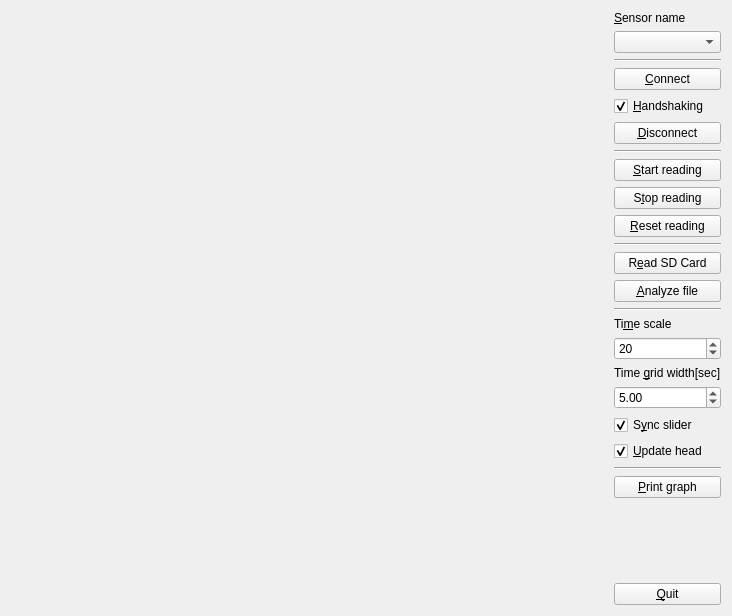
<?xml version="1.0" encoding="UTF-8"?>
<ui version="4.0">
 <class>Widget</class>
 <widget class="QWidget" name="Widget">
  <property name="geometry">
   <rect>
    <x>0</x>
    <y>0</y>
    <width>732</width>
    <height>616</height>
   </rect>
  </property>
  <property name="windowTitle">
   <string>Sensor Reader</string>
  </property>
  <layout class="QHBoxLayout" name="horizontalLayout">
   <item>
    <widget class="QScrollArea" name="scrollArea">
     <property name="frameShape">
      <enum>QFrame::NoFrame</enum>
     </property>
     <property name="frameShadow">
      <enum>QFrame::Sunken</enum>
     </property>
     <property name="verticalScrollBarPolicy">
      <enum>Qt::ScrollBarAsNeeded</enum>
     </property>
     <property name="sizeAdjustPolicy">
      <enum>QAbstractScrollArea::AdjustIgnored</enum>
     </property>
     <property name="widgetResizable">
      <bool>true</bool>
     </property>
     <widget class="QWidget" name="scrollAreaWidgetContents">
      <property name="geometry">
       <rect>
        <x>0</x>
        <y>0</y>
        <width>601</width>
        <height>598</height>
       </rect>
      </property>
      <layout class="QVBoxLayout" name="verticalLayout">
       <item>
        <widget class="Graph" name="acc" native="true"/>
       </item>
       <item>
        <widget class="Graph" name="gyro" native="true"/>
       </item>
       <item>
        <widget class="Graph" name="velocity" native="true">
         <property name="enabled">
          <bool>true</bool>
         </property>
        </widget>
       </item>
       <item>
        <widget class="Graph" name="vLen" native="true"/>
       </item>
       <item>
        <widget class="Graph" name="pos" native="true"/>
       </item>
       <item>
        <widget class="Graph" name="posLen" native="true"/>
       </item>
       <item>
        <widget class="Graph" name="mag" native="true"/>
       </item>
       <item>
        <widget class="Graph" name="pressure" native="true"/>
       </item>
       <item>
        <widget class="Graph" name="temp" native="true"/>
       </item>
      </layout>
     </widget>
    </widget>
   </item>
   <item>
    <layout class="QVBoxLayout" name="verticalLayout_2">
     <item>
      <widget class="QLabel" name="label">
       <property name="text">
        <string>&amp;Sensor name</string>
       </property>
       <property name="buddy">
        <cstring>sensorNameBox</cstring>
       </property>
      </widget>
     </item>
     <item>
      <widget class="QComboBox" name="sensorNameBox"/>
     </item>
     <item>
      <widget class="Line" name="line_3">
       <property name="orientation">
        <enum>Qt::Horizontal</enum>
       </property>
      </widget>
     </item>
     <item>
      <widget class="QPushButton" name="connectButton">
       <property name="text">
        <string>&amp;Connect</string>
       </property>
      </widget>
     </item>
     <item>
      <widget class="QCheckBox" name="handshakeCheckBox">
       <property name="text">
        <string>&amp;Handshaking</string>
       </property>
       <property name="checked">
        <bool>true</bool>
       </property>
      </widget>
     </item>
     <item>
      <widget class="QPushButton" name="disconnectButton">
       <property name="text">
        <string>&amp;Disconnect</string>
       </property>
      </widget>
     </item>
     <item>
      <widget class="Line" name="line">
       <property name="orientation">
        <enum>Qt::Horizontal</enum>
       </property>
      </widget>
     </item>
     <item>
      <widget class="QPushButton" name="startReadButton">
       <property name="text">
        <string>&amp;Start reading</string>
       </property>
      </widget>
     </item>
     <item>
      <widget class="QPushButton" name="stopReadButton">
       <property name="text">
        <string>S&amp;top reading</string>
       </property>
      </widget>
     </item>
     <item>
      <widget class="QPushButton" name="resetReadButton">
       <property name="text">
        <string>&amp;Reset reading</string>
       </property>
      </widget>
     </item>
     <item>
      <widget class="Line" name="line_2">
       <property name="orientation">
        <enum>Qt::Horizontal</enum>
       </property>
      </widget>
     </item>
     <item>
      <widget class="QPushButton" name="readCardButton">
       <property name="text">
        <string>R&amp;ead SD Card</string>
       </property>
      </widget>
     </item>
     <item>
      <widget class="QPushButton" name="analyzeFileButton">
       <property name="text">
        <string>&amp;Analyze file</string>
       </property>
      </widget>
     </item>
     <item>
      <widget class="Line" name="line_4">
       <property name="orientation">
        <enum>Qt::Horizontal</enum>
       </property>
      </widget>
     </item>
     <item>
      <widget class="QLabel" name="label_2">
       <property name="text">
        <string>Ti&amp;me scale</string>
       </property>
       <property name="buddy">
        <cstring>xScaleSpinBox</cstring>
       </property>
      </widget>
     </item>
     <item>
      <widget class="QSpinBox" name="xScaleSpinBox">
       <property name="minimum">
        <number>1</number>
       </property>
       <property name="maximum">
        <number>10000</number>
       </property>
       <property name="value">
        <number>20</number>
       </property>
      </widget>
     </item>
     <item>
      <widget class="QLabel" name="label_3">
       <property name="text">
        <string>Time &amp;grid width[sec]</string>
       </property>
       <property name="buddy">
        <cstring>timeGridSpinBox</cstring>
       </property>
      </widget>
     </item>
     <item>
      <widget class="QDoubleSpinBox" name="timeGridSpinBox">
       <property name="minimum">
        <double>0.500000000000000</double>
       </property>
       <property name="maximum">
        <double>10000.000000000000000</double>
       </property>
       <property name="singleStep">
        <double>0.500000000000000</double>
       </property>
       <property name="value">
        <double>5.000000000000000</double>
       </property>
      </widget>
     </item>
     <item>
      <widget class="QCheckBox" name="syncX">
       <property name="text">
        <string>S&amp;ync slider</string>
       </property>
       <property name="checked">
        <bool>true</bool>
       </property>
      </widget>
     </item>
     <item>
      <widget class="QCheckBox" name="updateHeadCheckBox">
       <property name="text">
        <string>&amp;Update head</string>
       </property>
       <property name="checked">
        <bool>true</bool>
       </property>
      </widget>
     </item>
     <item>
      <widget class="Line" name="line_5">
       <property name="orientation">
        <enum>Qt::Horizontal</enum>
       </property>
      </widget>
     </item>
     <item>
      <widget class="QPushButton" name="printButton">
       <property name="text">
        <string>&amp;Print graph</string>
       </property>
      </widget>
     </item>
     <item>
      <spacer name="verticalSpacer">
       <property name="orientation">
        <enum>Qt::Vertical</enum>
       </property>
       <property name="sizeHint" stdset="0">
        <size>
         <width>20</width>
         <height>40</height>
        </size>
       </property>
      </spacer>
     </item>
     <item>
      <widget class="QPushButton" name="quitButton">
       <property name="text">
        <string>&amp;Quit</string>
       </property>
      </widget>
     </item>
    </layout>
   </item>
  </layout>
 </widget>
 <layoutdefault spacing="6" margin="11"/>
 <customwidgets>
  <customwidget>
   <class>Graph</class>
   <extends>QWidget</extends>
   <header>graph.h</header>
   <container>1</container>
  </customwidget>
 </customwidgets>
 <resources/>
 <connections/>
</ui>
